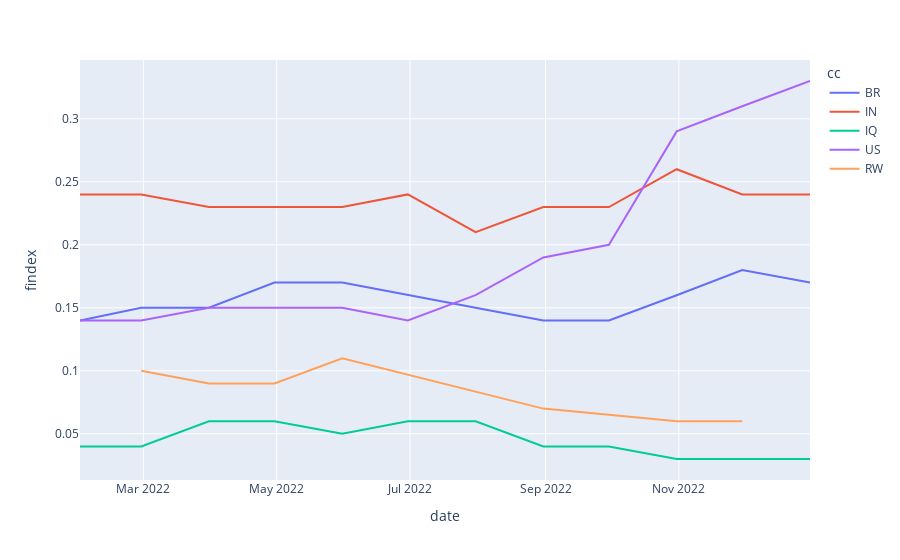

The cell this chart's notebook holds for it:
### Code cell
cc = ['US', 'BR', 'IN', 'IQ', 'RW']
plot_cc_timeseries(mon_cc_agg_df, cc)

### Figure 1 — Plotly figure (JSON) as saved in the notebook; plotly's stock layout.template omitted (floating-point values rounded to 4 significant figures)
{"data": [{"hovertemplate": "cc=BR<br>date=%{x}<br>findex=%{y}<extra></extra>", "legendgroup": "BR", "line": {"color": "#636efa", "dash": "solid"}, "marker": {"symbol": "circle"}, "mode": "lines", "name": "BR", "orientation": "v", "showlegend": true, "type": "scatter", "x": ["2022-01-31T00:00:00", "2022-02-28T00:00:00", "2022-03-31T00:00:00", "2022-04-30T00:00:00", "2022-05-31T00:00:00", "2022-06-30T00:00:00", "2022-07-31T00:00:00", "2022-08-31T00:00:00", "2022-09-30T00:00:00", "2022-10-31T00:00:00", "2022-11-30T00:00:00", "2022-12-31T00:00:00"], "xaxis": "x", "y": [0.14, 0.15, 0.15, 0.17, 0.17, 0.16, 0.15, 0.14, 0.14, 0.16, 0.18, 0.17], "yaxis": "y"}, {"hovertemplate": "cc=IN<br>date=%{x}<br>findex=%{y}<extra></extra>", "legendgroup": "IN", "line": {"color": "#EF553B", "dash": "solid"}, "marker": {"symbol": "circle"}, "mode": "lines", "name": "IN", "orientation": "v", "showlegend": true, "type": "scatter", "x": ["2022-01-31T00:00:00", "2022-02-28T00:00:00", "2022-03-31T00:00:00", "2022-04-30T00:00:00", "2022-05-31T00:00:00", "2022-06-30T00:00:00", "2022-07-31T00:00:00", "2022-08-31T00:00:00", "2022-09-30T00:00:00", "2022-10-31T00:00:00", "2022-11-30T00:00:00", "2022-12-31T00:00:00"], "xaxis": "x", "y": [0.24, 0.24, 0.23, 0.23, 0.23, 0.24, 0.21, 0.23, 0.23, 0.26, 0.24, 0.24], "yaxis": "y"}, {"hovertemplate": "cc=IQ<br>date=%{x}<br>findex=%{y}<extra></extra>", "legendgroup": "IQ", "line": {"color": "#00cc96", "dash": "solid"}, "marker": {"symbol": "circle"}, "mode": "lines", "name": "IQ", "orientation": "v", "showlegend": true, "type": "scatter", "x": ["2022-01-31T00:00:00", "2022-02-28T00:00:00", "2022-03-31T00:00:00", "2022-04-30T00:00:00", "2022-05-31T00:00:00", "2022-06-30T00:00:00", "2022-07-31T00:00:00", "2022-08-31T00:00:00", "2022-09-30T00:00:00", "2022-10-31T00:00:00", "2022-11-30T00:00:00", "2022-12-31T00:00:00"], "xaxis": "x", "y": [0.04, 0.04, 0.06, 0.06, 0.05, 0.06, 0.06, 0.04, 0.04, 0.03, 0.03, 0.03], "yaxis": "y"}, {"hovertemplate": "cc=US<br>date=%{x}<br>findex=%{y}<extra></extra>", "legendgroup": "US", "line": {"color": "#ab63fa", "dash": "solid"}, "marker": {"symbol": "circle"}, "mode": "lines", "name": "US", "orientation": "v", "showlegend": true, "type": "scatter", "x": ["2022-01-31T00:00:00", "2022-02-28T00:00:00", "2022-03-31T00:00:00", "2022-04-30T00:00:00", "2022-05-31T00:00:00", "2022-06-30T00:00:00", "2022-07-31T00:00:00", "2022-08-31T00:00:00", "2022-09-30T00:00:00", "2022-10-31T00:00:00", "2022-11-30T00:00:00", "2022-12-31T00:00:00"], "xaxis": "x", "y": [0.14, 0.14, 0.15, 0.15, 0.15, 0.14, 0.16, 0.19, 0.2, 0.29, 0.31, 0.33], "yaxis": "y"}, {"hovertemplate": "cc=RW<br>date=%{x}<br>findex=%{y}<extra></extra>", "legendgroup": "RW", "line": {"color": "#FFA15A", "dash": "solid"}, "marker": {"symbol": "circle"}, "mode": "lines", "name": "RW", "orientation": "v", "showlegend": true, "type": "scatter", "x": ["2022-02-28T00:00:00", "2022-03-31T00:00:00", "2022-04-30T00:00:00", "2022-05-31T00:00:00", "2022-08-31T00:00:00", "2022-10-31T00:00:00", "2022-11-30T00:00:00"], "xaxis": "x", "y": [0.1, 0.09, 0.09, 0.11, 0.07, 0.06, 0.06], "yaxis": "y"}], "layout": {"autosize": true, "legend": {"title": {"text": "cc"}, "tracegroupgap": 0}, "margin": {"t": 60}, "xaxis": {"anchor": "y", "autorange": true, "domain": [0, 1], "range": ["2022-01-31", "2022-12-31"], "title": {"text": "date"}, "type": "date"}, "yaxis": {"anchor": "x", "autorange": true, "domain": [0, 1], "range": [0.01333, 0.3467], "title": {"text": "findex"}, "type": "linear"}}}
